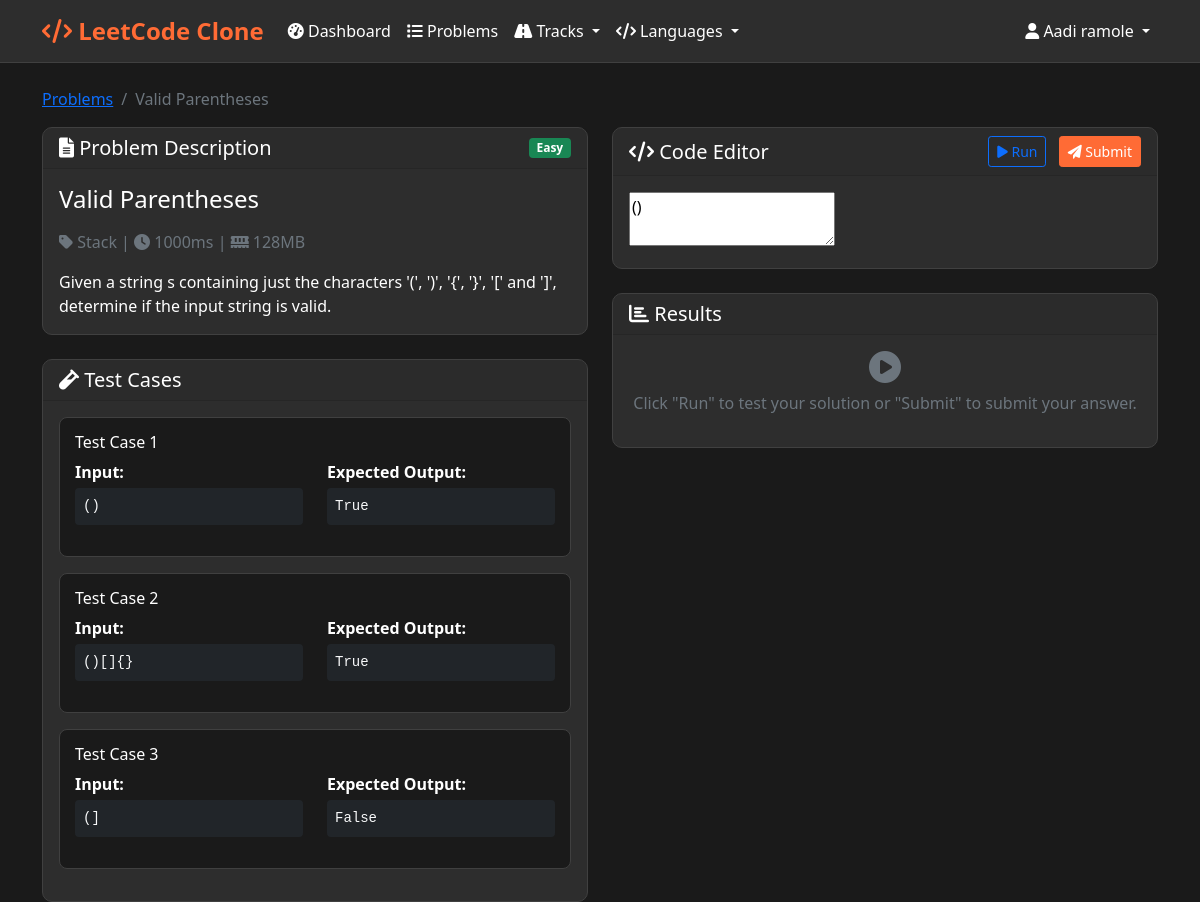
/problem/2 (signed in), run on the app's committed database.
### LeetCode_Clone_Web/app.py (models this page shows)
class Question(db.Model):
    id = db.Column(db.Integer, primary_key=True)
    title = db.Column(db.String(200), nullable=False)
    description = db.Column(db.Text, nullable=False)
    difficulty = db.Column(db.String(20), nullable=False)
    category = db.Column(db.String(50), nullable=False)
    time_limit = db.Column(db.Integer, default=1000)  # milliseconds
    memory_limit = db.Column(db.Integer, default=128)  # MB
    test_cases = db.Column(db.Text, nullable=False)
    created_at = db.Column(db.DateTime, default=db.func.current_timestamp())
    def get_test_cases(self):
        return json.loads(self.test_cases)

### LeetCode_Clone_Web/app.py (the view)
@app.route('/problem/<int:question_id>')
def problem(question_id):
    if 'user_id' not in session:
        return redirect(url_for('login'))
    question = Question.query.get_or_404(question_id)
    return render_template('problem.html', question=question)

### LeetCode_Clone_Web/templates/problem.html (shortened to what this page needs)
{% extends "base.html" %}
{% block content %}
<div class="row">
    <div class="col-12">
        <nav aria-label="breadcrumb">
            <ol class="breadcrumb">
                <li class="breadcrumb-item"><a href="{{ url_for('problems') }}">Problems</a></li>
                <li class="breadcrumb-item active">{{ question.title }}</li>
            </ol>
        </nav>
    </div>
</div>
<div class="row">
    <div class="col-lg-6">
        <div class="card mb-4">
            <div class="card-header d-flex justify-content-between align-items-center">
                <h5 class="mb-0">
                    <i class="fas fa-file-alt"></i> Problem Description
                </h5>
                <span class="badge bg-{{ 'success' if question.difficulty == 'Easy' else 'warning' if question.difficulty == 'Medium' else 'danger' }}">
                    {{ question.difficulty }}
                </span>
            </div>
            <div class="card-body">
                <h4 class="mb-3">{{ question.title }}</h4>
                <p class="text-muted mb-3">
                    <i class="fas fa-tag"></i> {{ question.category }} |
                    <i class="fas fa-clock"></i> {{ question.time_limit }}ms |
                    <i class="fas fa-memory"></i> {{ question.memory_limit }}MB
                </p>
                <div class="problem-description">
                    {{ question.description | safe }}
                </div>
            </div>
        </div>
        <div class="card">
            <div class="card-header">
                <h5 class="mb-0">
                    <i class="fas fa-vial"></i> Test Cases
                </h5>
            </div>
            <div class="card-body">
                <div id="testCases">
                    {% for test_case in question.get_test_cases() %}
                    <div class="test-case mb-3">
                        <h6>Test Case {{ loop.index }}</h6>
                        <div class="row">
                            <div class="col-md-6">
                                <strong>Input:</strong>
                                <pre class="bg-dark text-light p-2 rounded mt-1">{{ test_case.input }}</pre>
                            </div>
                            <div class="col-md-6">
                                <strong>Expected Output:</strong>
                                <pre class="bg-dark text-light p-2 rounded mt-1">{{ test_case.output }}</pre>
                            </div>
                        </div>
                    </div>
                    {% endfor %}
                </div>
            </div>
        </div>
    </div>
    <div class="col-lg-6">
        <div class="card mb-4">
            <div class="card-header d-flex justify-content-between align-items-center">
                <h5 class="mb-0">
                    <i class="fas fa-code"></i> Code Editor
                </h5>
                <div>
                    <button class="btn btn-outline-primary btn-sm me-2" onclick="runCode()">
                        <i class="fas fa-play"></i> Run
                    </button>
                    <button class="btn btn-primary btn-sm" onclick="submitSolution()">
                        <i class="fas fa-paper-plane"></i> Submit
                    </button>
                </div>
            </div>
            <div class="card-body">
                <textarea id="codeEditor">{{ question.get_test_cases()[0].input.split('\n')[0] if question.get_test_cases() else '' }}</textarea>
            </div>
        </div>
        <div class="card">
            <div class="card-header">
                <h5 class="mb-0">
                    <i class="fas fa-chart-bar"></i> Results
                </h5>
            </div>
            <div class="card-body">
                <div id="results">
                    <div class="text-center text-muted">
                        <i class="fas fa-play-circle fa-2x mb-2"></i>
                        <p>Click "Run" to test your solution or "Submit" to submit your answer.</p>
                    </div>
                </div>
            </div>
        </div>
    </div>
</div>
{% endblock %}

### LeetCode_Clone_Web/templates/base.html (style rules this page uses)
:root { --primary-color: #1a1a1a; --secondary-color: #2d2d2d; --accent-color: #ff6b35; --text-color: #ffffff; --border-color: #404040; }
body { background-color: var(--primary-color); color: var(--text-color); font-family: 'Segoe UI', Tahoma, Geneva, Verdana, sans-serif; }
.card { background-color: var(--secondary-color); border: 1px solid var(--border-color); border-radius: 10px; }
.btn-primary { background-color: var(--accent-color); border-color: var(--accent-color); }
.test-case { background-color: var(--primary-color); border: 1px solid var(--border-color); border-radius: 8px; padding: 15px; margin-bottom: 10px; }

### data on the page
Question: title "Valid Parentheses", difficulty "Easy", category "Stack", time_limit "1000", memory_limit "128", description "Given a string s containing just the characters '(', ')', '{', '}', '[' and ']', determine if the input string is valid.", test_cases "()"

### other printed values
{{ session.username }} "Aadi ramole"
{{ test_case.input }} "()" "()[]{}" "(]"
{{ test_case.output }} "True" "True" "False"
